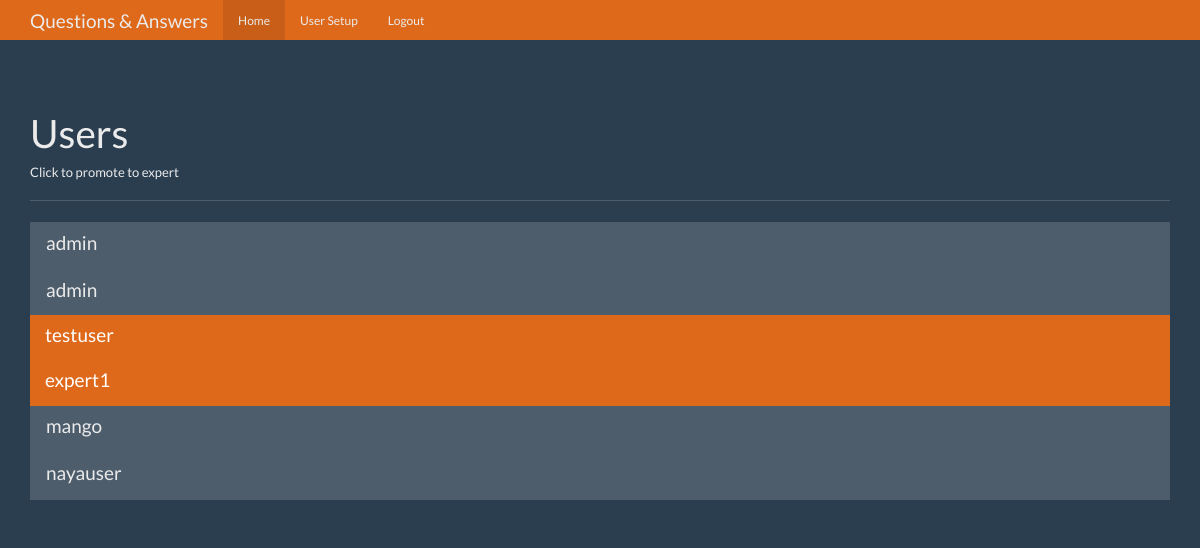
The page /users (signed in) on the database as committed earlier.
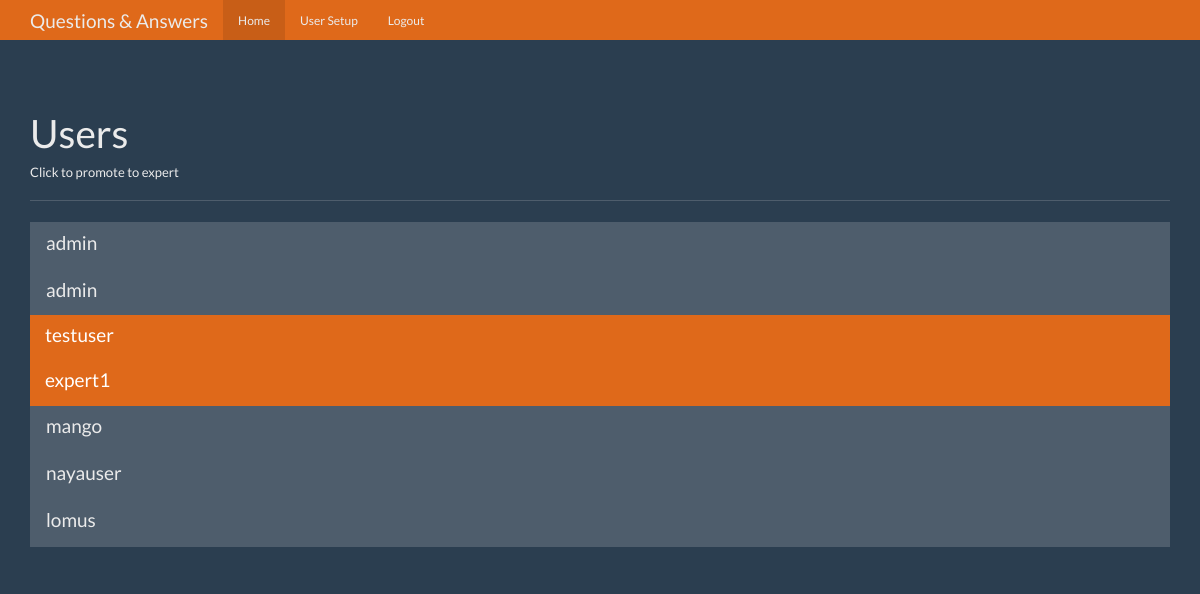
The same page on the database as committed later.
### tables this page shows
CREATE TABLE users (
    id integer primary key autoincrement,
    name text not null,
    password text not null,
    expert boolean not null,
    admin boolean not null 
);

### app.py (the view)
@app.route('/users')
def users():
    user = get_current_user()
    if not user:
        return redirect(url_for('login'))
    if user['admin'] == 0:
        return redirect(url_for('index'))
    db = get_db()
    users_cur = db.execute('select id, name, expert, admin from users')
    users_result = users_cur.fetchall()
    return render_template('users.html', user=user, users=users_result)

### app.py (called while the page is built)
def get_current_user():
    user_result = None
    if 'user' in session:
        user = session['user']
        db = get_db()
        user_cur = db.execute('select id, name, password, expert, admin from users where name = ?', [user])
        user_result = user_cur.fetchone()
    return user_result

### database.py (called while the page is built)
def connect_db():
    sql = sqlite3.connect(r'f:\Projects\questionandanswer\questions.db')
    sql.row_factory = sqlite3.Row
    return sql

def get_db():
    if not hasattr(g, 'sqlite_db'):
        g.sqlite_db = connect_db()
    return g.sqlite_db

### templates/users.html (shortened to what this page needs)
{% extends "base.html" %}
{% from "show_links.html" import show_links %}
{% block nav %}
{{ show_links(user) }}
{% endblock %}
{% block body %}
  <div class="page-header">
    <h1>Users</h1>
    <h6>Click to promote to expert</h6>
  </div>
  <div class="row">
    <div class="col-lg-12">
      <div class="list-group">
        {% for user in users %}
        <a href="{{url_for('promote', user_id=user['id'])}}" class="list-group-item {% if user['expert']==1 %} \
        active {% endif %} " >
          <h4 class="list-group-item-heading">{{user['name']}}</h4>
        </a>
        {% endfor %}
      </div>
    </div>
  </div>
{% endblock %}

### templates/base.html (shortened to what this page needs)
<!DOCTYPE html>
<html lang="en">
  <head>
    <link href="{{url_for('static', filename='bootstrap.min.css')}}" rel="stylesheet">
    <link href="{{url_for('static', filename='theme.css')}}" rel="stylesheet">
  </head>
  <body>
    <nav class="navbar navbar-inverse navbar-fixed-top">
      <div class="container">
        <div class="navbar-header">
          <a class="navbar-brand" href="{{ url_for('index') }}">Questions & Answers</a>
        </div>
        <div id="navbar" class="navbar-collapse collapse">
          {% block nav %}{% endblock %}
        </div>
      </div>
    </nav>
    <div class="container theme-showcase" role="main">
      {% block body %}{% endblock %}
    </div>
  </body>
</html>

### templates/show_links.html (shortened to what this page needs)
{% macro show_links(user) %}
<ul class="nav navbar-nav">
    <li class="active"><a href="#">Home</a></li>
    <li><a href="{{ url_for('users') }}">User Setup</a></li>
    {% if user %}
    <li><a href="{{ url_for('logout')}}">Logout</a></li>
    {% endif %}
</ul
{% endmacro %}

### static/theme.css (style rules this page uses)
body { padding-top: 70px; padding-bottom: 30px; }

Rows that differ between the two databases and show on the page:
added users: name "lomus"
